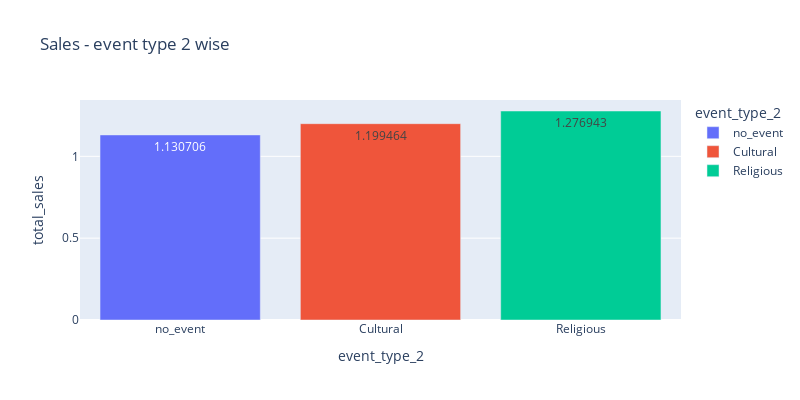

Notebook source saved alongside this figure:
### Code cell
fig = px.bar(sales, x="event_type_2", y="total_sales", color="event_type_2", title="Sales - event type 2 wise", text_auto=True)
fig.update_layout(width=800, height=400)
fig.show()

### Figure 1 — Plotly figure (JSON) as saved in the notebook; plotly's stock layout.template omitted (floating-point values rounded to 4 significant figures)
{"data": [{"alignmentgroup": "True", "hovertemplate": "event_type_2=%{x}<br>total_sales=%{y}<extra></extra>", "legendgroup": "no_event", "marker": {"color": "#636efa", "pattern": {"shape": ""}}, "name": "no_event", "offsetgroup": "no_event", "orientation": "v", "showlegend": true, "textposition": "auto", "texttemplate": "%{y}", "type": "bar", "x": ["no_event"], "xaxis": "x", "y": [1.131], "yaxis": "y"}, {"alignmentgroup": "True", "hovertemplate": "event_type_2=%{x}<br>total_sales=%{y}<extra></extra>", "legendgroup": "Cultural", "marker": {"color": "#EF553B", "pattern": {"shape": ""}}, "name": "Cultural", "offsetgroup": "Cultural", "orientation": "v", "showlegend": true, "textposition": "auto", "texttemplate": "%{y}", "type": "bar", "x": ["Cultural"], "xaxis": "x", "y": [1.199], "yaxis": "y"}, {"alignmentgroup": "True", "hovertemplate": "event_type_2=%{x}<br>total_sales=%{y}<extra></extra>", "legendgroup": "Religious", "marker": {"color": "#00cc96", "pattern": {"shape": ""}}, "name": "Religious", "offsetgroup": "Religious", "orientation": "v", "showlegend": true, "textposition": "auto", "texttemplate": "%{y}", "type": "bar", "x": ["Religious"], "xaxis": "x", "y": [1.277], "yaxis": "y"}], "layout": {"barmode": "relative", "height": 400, "legend": {"title": {"text": "event_type_2"}, "tracegroupgap": 0}, "title": {"text": "Sales - event type 2 wise"}, "width": 800, "xaxis": {"anchor": "y", "categoryarray": ["no_event", "Cultural", "Religious"], "categoryorder": "array", "domain": [0, 1], "title": {"text": "event_type_2"}}, "yaxis": {"anchor": "x", "domain": [0, 1], "title": {"text": "total_sales"}}}}
